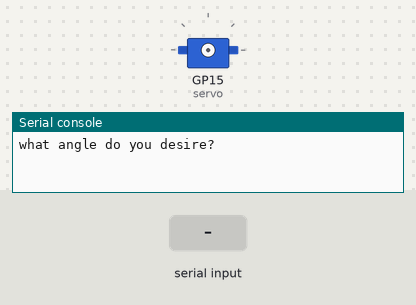
This program was run on a simulated Raspberry Pi Pico running MicroPython. On the bench: servo, the last lines printed to the serial console. The inputs (shaded band) are chosen by the test bench. Servo angles are drawn from the pulse width (0.5 ms = 0°, 2.5 ms = 180°).

Above: at 1.2 s.
1.3 s: "5" typed at the serial console, then Enter
2.8 s: "90" typed at the serial console, then Enter
At 4.0 s:
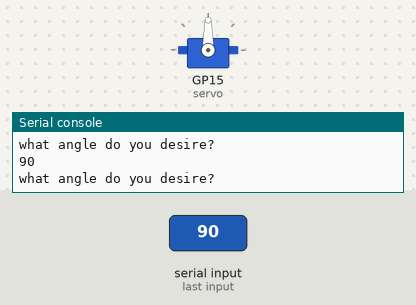
4.3 s: "200" typed at the serial console, then Enter
At 5.3 s:
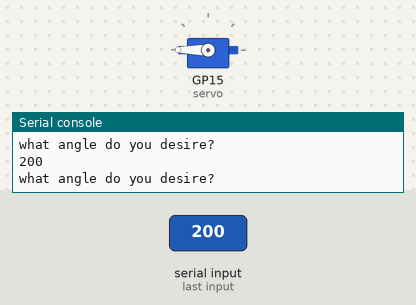
Timing chart, 0 to 7.3 s (numbered marks = the images above; inputs shaded):
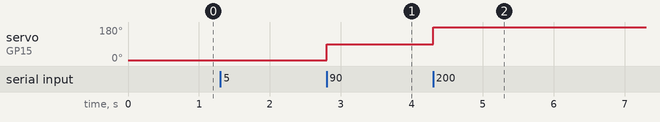

Measured:
- after the input at 2.8 s, servo on GP15 (servo): 5° → 90° at once
- after the input at 4.3 s, servo on GP15 (servo): 90° → 180° at once

The program:

SERVO__1.PY
```python
import machine
from time import sleep as s
servopin = 15
servo = machine.PWM(machine.Pin(servopin))
servo.freq(50)

while True:
    angle = int(input('what angle do you desire? '))
    writeval = ((6553/180) * angle) + 1638
    servo.duty_u16(int(writeval))
    s(0.02)
```
